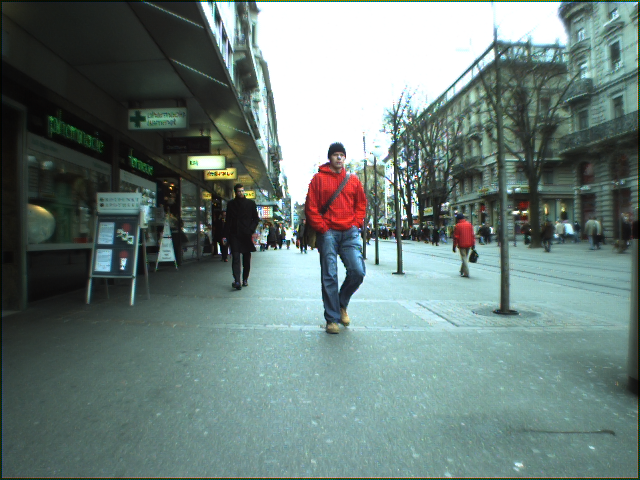
#> input picture pedestrian_sequence/image_00000005_0.png, 640 x 480 px; its folder holds only this picture in this run
$ python -i eyefacedetector.py   (imports and definitions only)
#> lines starting #> are read from the running program, lines starting #| are printed output that depends on the picture
import argparse
import os

import cv2

from utils import proc_video

PRETRAINED_MODELS_PATH = "./eye_face"
EYE_MODEL_NAME = "haarcascade_eye.xml"
FRONTAL_FACE_MODEL_NAME = "haarcascade_frontalface_default.xml"

# These two objects need to be set-up,
# this is done in the _init_ function
face_cascade: cv2.CascadeClassifier
eye_cascade: cv2.CascadeClassifier


# [19 lines left out: function _init_, not called in this run]


def process_frame(im_bgr):
    im_gray = cv2.cvtColor(im_bgr, cv2.COLOR_BGR2GRAY)

    for (x, y, w, h) in face_cascade.detectMultiScale(
            im_gray, scaleFactor=1.1, minNeighbors=5, minSize=(30, 30),
            flags=cv2.CASCADE_SCALE_IMAGE
    ):
        cv2.rectangle(im_bgr, (x, y), (x + w, y + h), (255, 0, 0), 2)
        roi_gray, roi_color = im_gray[y:y + h, x:x + w], im_bgr[y:y + h, x:x + w]

        for (ex, ey, ew, eh) in eye_cascade.detectMultiScale(
                roi_gray
        ):
            cv2.rectangle(roi_color, (ex, ey), (ex + ew, ey + eh), (0, 255, 0), 2)

    return im_bgr


# [33 lines left out: functions action, parse_arguments, not called in this run]


# [7 lines not run here, left out]

>>> import cv2
>>> picture = cv2.imread('pedestrian_sequence/image_00000005_0.png')
#> picture is the input picture: shape (480, 640, 3); mean B, G, R 121.6, 125.9, 107.1
>>> result = process_frame(picture)
#> in process_frame, `im_gray = cv2.cvtColor(im_bgr, cv2.COLOR_BGR2GRAY)`:
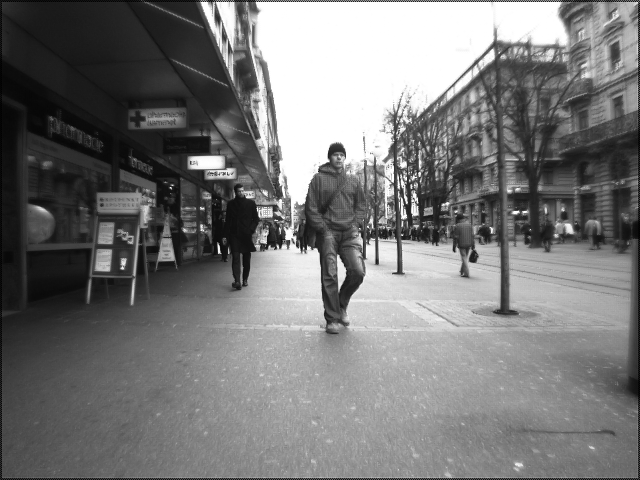
#> im_gray: shape (480, 640); min 1, max 255, mean 119.8
#> (the run stopped early here; a loop or call above may not have finished)

$ run again, on pedestrian_sequence/image_00000058_0.png
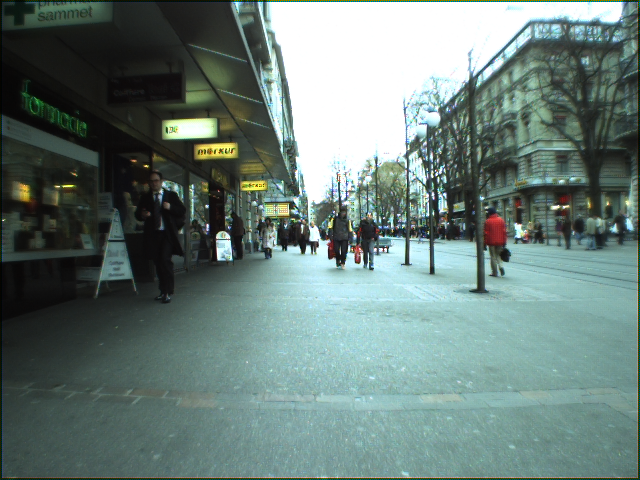
#> input picture pedestrian_sequence/image_00000058_0.png, 640 x 480 px
#> picture is the input picture: shape (480, 640, 3); mean B, G, R 120.8, 126, 106.2
#> in process_frame, `im_gray = cv2.cvtColor(im_bgr, cv2.COLOR_BGR2GRAY)`:
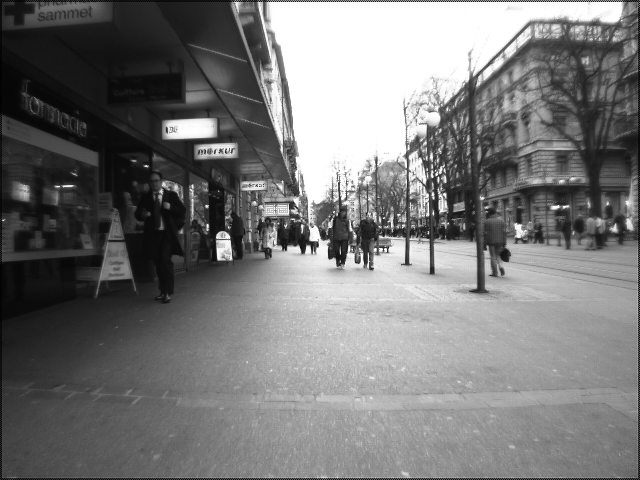
#> im_gray: shape (480, 640); min 1, max 255, mean 119.5

$ run again, on pedestrian_sequence/image_00000069_0.png
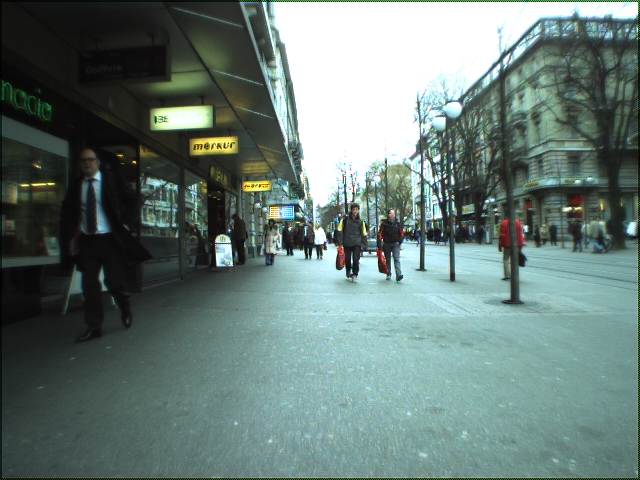
#> input picture pedestrian_sequence/image_00000069_0.png, 640 x 480 px
#> picture is the input picture: shape (480, 640, 3); mean B, G, R 118.5, 123.7, 104.7
#> in process_frame, `im_gray = cv2.cvtColor(im_bgr, cv2.COLOR_BGR2GRAY)`:
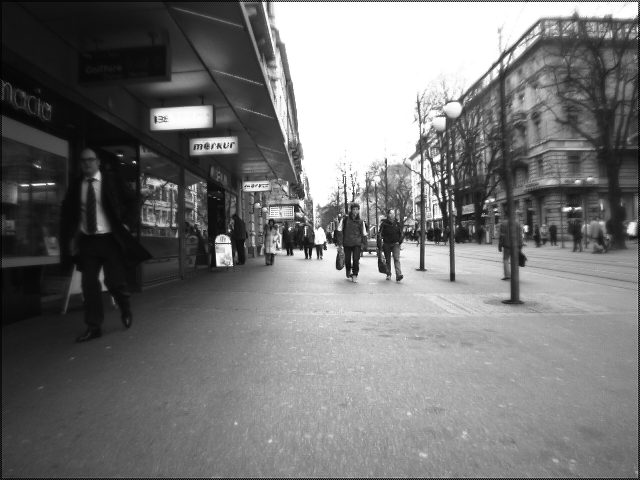
#> im_gray: shape (480, 640); min 1, max 255, mean 117.4
